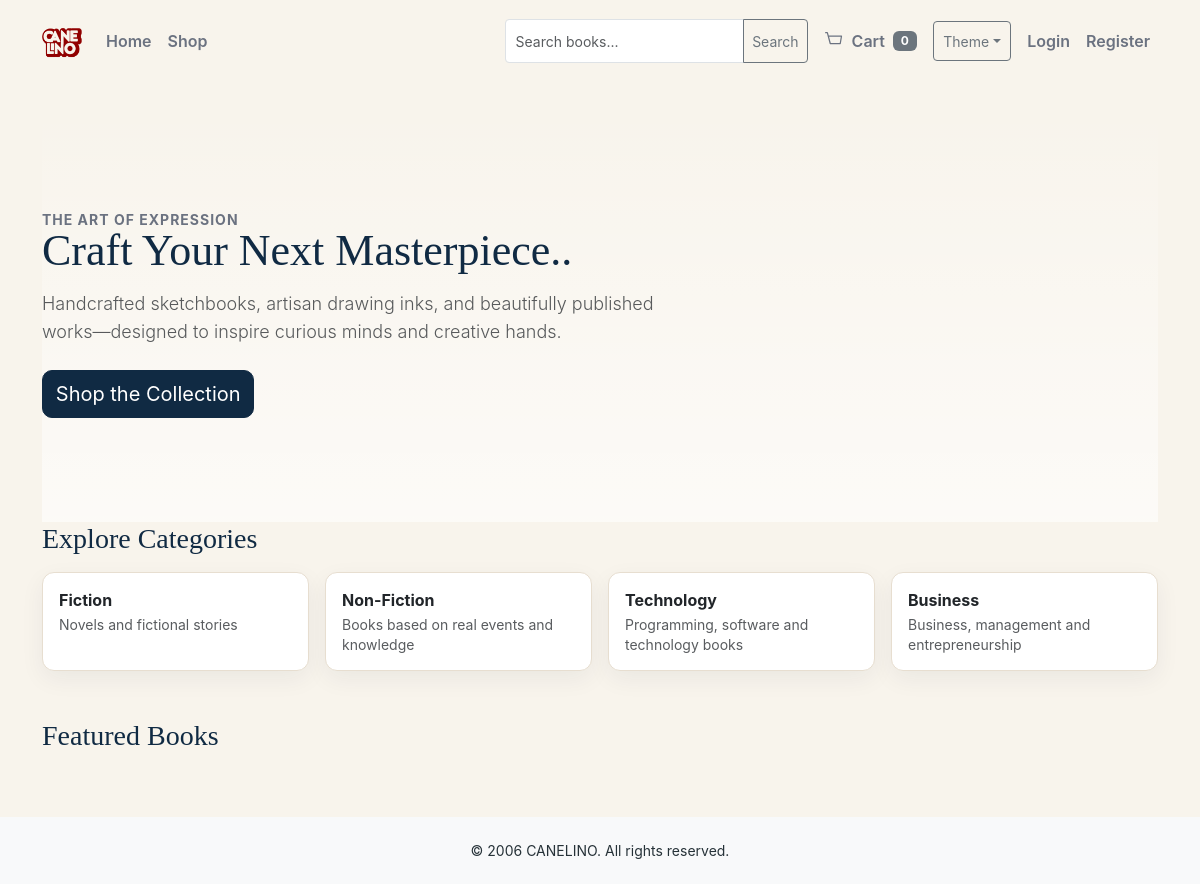
The page / on the database its author committed.
### tables this page shows
CREATE TABLE categories (
    id BIGINT UNSIGNED AUTO_INCREMENT PRIMARY KEY,
    name VARCHAR(100) NOT NULL,
    slug VARCHAR(120) NOT NULL UNIQUE,
    description TEXT NULL,
    status TINYINT(1) NOT NULL DEFAULT 1,
    created_at TIMESTAMP DEFAULT CURRENT_TIMESTAMP,
    updated_at TIMESTAMP DEFAULT CURRENT_TIMESTAMP ON UPDATE CURRENT_TIMESTAMP,

    INDEX idx_categories_status (status)
);

### config/database.php (called while the page is built, shortened)
<?php
function base_url(string $path = ''): string
{
    $base = rtrim(BASE_URL, '/');
    if ($path === '') {
        return $base === '' ? '/' : $base . '/';
    }
    return $base . '/' . ltrim($path, '/');
}

### includes/functions.php (called while the page is built, shortened)
<?php
require_once __DIR__ . '/../config/database.php';
function esc($str)
{
    return htmlspecialchars((string)$str, ENT_QUOTES | ENT_SUBSTITUTE, 'UTF-8');
}

### index.php (the view, shortened to what this page needs)
<?php
require_once __DIR__ . '/includes/header.php';
require_once __DIR__ . '/config/database.php';
$pdo = getPDO();
$cats = $pdo->query('SELECT * FROM categories WHERE status = 1 LIMIT 4')->fetchAll();
?>
<section class="hero py-5">
  <div class="row align-items-center">
    <div class="col-12 col-md-7">
      <div class="lead-label text-uppercase small text-muted-2">THE ART OF EXPRESSION</div>
      <h1 class="display-5 mb-3">Craft Your Next Masterpiece..</h1>
      <p class="lead text-muted mb-4">Handcrafted sketchbooks, artisan drawing inks, and beautifully published works—designed to inspire curious minds and creative hands.</p>
      <div class="d-flex gap-2">
        <a href="<?= base_url('products.php') ?>" class="btn btn-primary btn-lg">Shop the Collection</a>
      </div>
    </div>
    <div class="col-12 col-md-5">
      <div class="hero-visual">
      </div>
    </div>
  </div>
</section>
<section class="mb-5">
  <h3 class="mb-3">Explore Categories</h3>
  <div class="row gx-3 gy-3">
    <?php foreach ($cats as $c): ?>
      <div class="col-6 col-md-3">
        <a href="<?= base_url('products.php?category=' . esc($c['slug'])) ?>" class="card p-3 text-decoration-none h-100 category-card">
          <div class="fw-bold mb-1"><?= esc($c['name']) ?></div>
          <div class="small text-muted"><?= esc(substr($c['description'] ?? '',0,60)) ?></div>
        </a>
      </div>
    <?php endforeach; ?>
  </div>
</section>
<section>
  <h3 class="mb-3">Featured Books</h3>
</section>
<?php require_once __DIR__ . '/includes/footer.php'; ?>

### public/css/design.css (style rules this page uses)
:root { --primary:#0b1b2b; --primary-dark:#07121a; --secondary:#8a5a2b; --accent:#b06b2c; --background:#fbf7f2; --surface:#ffffff; --text:#1b1b1b; --text-muted:#6b6b6b; --border:rgba(27,27,27,0.08); --success:#2d8a4a; --danger:#c0392b; --radius:12px; --card-shadow: 0 6px 18px rgba(11,27,43,0.06); }
[data-theme="classic"] { --primary:#102A43; --primary-dark:#0B1F33; --accent:#B88A2A; --background:#F8F4EC; --surface:#FFFFFF; --text:#263238; --text-muted:#6B7280; --border: #E7DED0; --card-shadow: 0 8px 24px rgba(16,42,67,0.06); }
body { transition:background-color 200ms ease,color 200ms ease,border-color 200ms ease }
html { font-size:clamp(14px, 3.6vw, 16px) }
body { font-size:1rem;line-height:1.4 }
button, .btn, .nav-link, .nav-icon { min-height:44px;min-width:44px;white-space:nowrap;display:inline-flex;align-items:center;justify-content:center }
* { box-sizing:border-box }
html,body { height:100%;background:var(--background);color:var(--text);font-family:Inter,system-ui,-apple-system,Segoe UI,Roboto,"Helvetica Neue",Arial }
h1,h2,h3,h4,h5 { font-family:'Playfair Display',serif;color:var(--primary);margin-bottom:.5rem }
p { color:var(--text-muted);line-height:1.55 }
.hero { padding:3.5rem 0;background:linear-gradient(180deg,transparent,rgba(255,255,255,0.6));position:relative }
.hero .lead { font-size:1.125rem;color:var(--text-muted) }
.hero .lead-label { letter-spacing:1px;color:var(--text-muted);font-weight:700 }
.hero .display-5 { font-family:'Playfair Display',serif;font-size:clamp(28px,6vw,44px);line-height:1.02 }
.hero-visual { position:relative;height:320px;display:flex;align-items:center;justify-content:center }
.card { border-radius:var(--radius);border:1px solid var(--border);box-shadow:var(--card-shadow);overflow:hidden }
.btn-primary { background:var(--primary);border-color:var(--primary);box-shadow:none;border-radius:10px;padding:.5rem .8rem }
.text-muted-2 { color:var(--text-muted) }

### public/css/style.css (style rules this page uses)
body { font-family: -apple-system, BlinkMacSystemFont, 'Segoe UI', Roboto, 'Helvetica Neue', Arial; }

### rows shown on the page
categories: name "Fiction", description "Novels and fictional stories"
categories: name "Non-Fiction", description "Books based on real events and knowledge"
categories: name "Technology", description "Programming, software and technology books"
categories: name "Business", description "Business, management and entrepreneurship"

### other values the page prints
array_sum($_SESSION['cart'] ?? []) ?: 0 "0"
